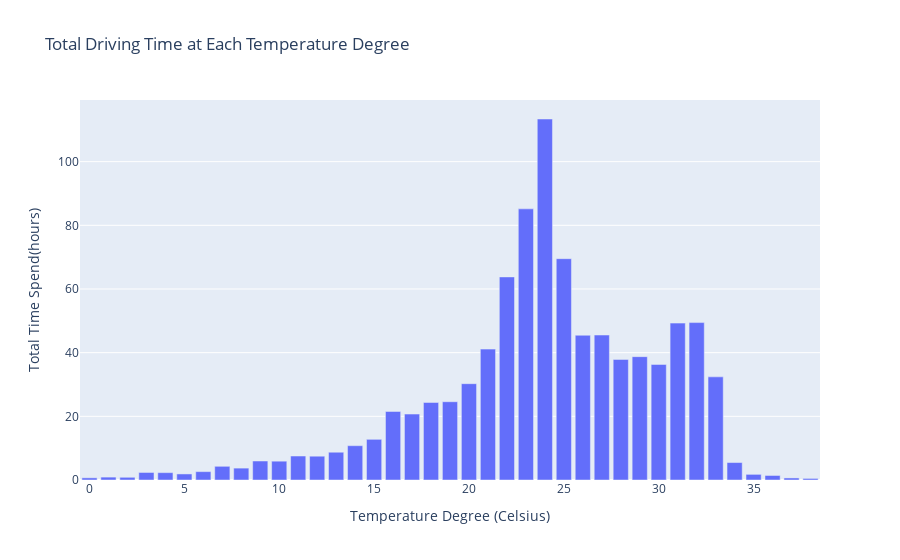

Write notebook code for a chart like this one.
### Code cell
fig = go.Figure(data=[go.Bar(x=hour_671041_temp.index, y=hour_671041_temp.values)])

# Customize the plot layout
fig.update_layout(title='Total Driving Time at Each Temperature Degree',
                  xaxis_title='Temperature Degree (Celsius)',
                  yaxis_title='Total Time Spend(hours)')

# Show the plot
fig.show()

### Figure 1 — Plotly figure (JSON) as saved in the notebook; plotly's stock layout.template omitted (floating-point values rounded to 4 significant figures)
{"data": [{"type": "bar", "x": [0, 1, 2, 3, 4, 5, 6, 7, 8, 9, 10, 11, 12, 13, 14, 15, 16, 17, 18, 19, 20, 21, 22, 23, 24, 25, 26, 27, 28, 29, 30, 31, 32, 33, 34, 35, 36, 37, 38], "y": [0.6833, 0.9092, 0.85, 2.366, 2.308, 1.9, 2.631, 4.302, 3.735, 5.969, 5.911, 7.533, 7.477, 8.723, 10.78, 12.78, 21.53, 20.71, 24.35, 24.59, 30.26, 41.11, 63.79, 85.17, 113.4, 69.52, 45.47, 45.54, 37.88, 38.74, 36.3, 49.28, 49.45, 32.4, 5.481, 1.774, 1.419, 0.6431, 0.4917]}], "layout": {"autosize": true, "title": {"text": "Total Driving Time at Each Temperature Degree"}, "xaxis": {"autorange": true, "range": [-0.5, 38.5], "title": {"text": "Temperature Degree (Celsius)"}, "type": "linear"}, "yaxis": {"autorange": true, "range": [0, 119.4], "title": {"text": "Total Time Spend(hours)"}, "type": "linear"}}}
